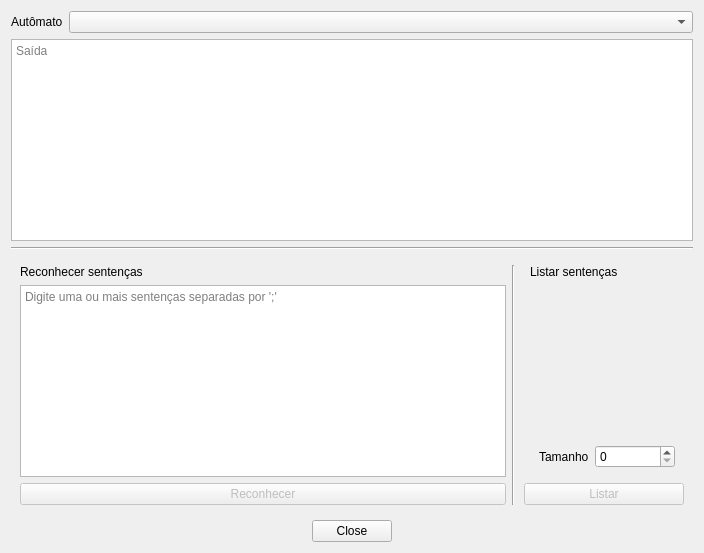
<?xml version="1.0" encoding="UTF-8"?>
<ui version="4.0">
 <class>automata_test_dialog</class>
 <widget class="QDialog" name="automata_test_dialog">
  <property name="geometry">
   <rect>
    <x>0</x>
    <y>0</y>
    <width>704</width>
    <height>553</height>
   </rect>
  </property>
  <property name="windowTitle">
   <string>Entrada</string>
  </property>
  <layout class="QGridLayout" name="gridLayout_2">
   <item row="2" column="0" colspan="2">
    <widget class="QTextBrowser" name="text_output">
     <property name="sizePolicy">
      <sizepolicy hsizetype="Expanding" vsizetype="Expanding">
       <horstretch>0</horstretch>
       <verstretch>0</verstretch>
      </sizepolicy>
     </property>
     <property name="focusPolicy">
      <enum>Qt::NoFocus</enum>
     </property>
     <property name="frameShape">
      <enum>QFrame::StyledPanel</enum>
     </property>
     <property name="frameShadow">
      <enum>QFrame::Sunken</enum>
     </property>
     <property name="sizeAdjustPolicy">
      <enum>QAbstractScrollArea::AdjustIgnored</enum>
     </property>
     <property name="documentTitle">
      <string/>
     </property>
     <property name="textInteractionFlags">
      <set>Qt::LinksAccessibleByKeyboard|Qt::LinksAccessibleByMouse|Qt::TextBrowserInteraction|Qt::TextSelectableByKeyboard|Qt::TextSelectableByMouse</set>
     </property>
     <property name="placeholderText">
      <string>Saída</string>
     </property>
    </widget>
   </item>
   <item row="4" column="0" colspan="2" alignment="Qt::AlignBottom">
    <widget class="QWidget" name="widget" native="true">
     <property name="sizePolicy">
      <sizepolicy hsizetype="Expanding" vsizetype="Expanding">
       <horstretch>0</horstretch>
       <verstretch>0</verstretch>
      </sizepolicy>
     </property>
     <property name="focusPolicy">
      <enum>Qt::StrongFocus</enum>
     </property>
     <layout class="QGridLayout" name="gridLayout">
      <item row="1" column="1" rowspan="3" colspan="2">
       <widget class="Line" name="line">
        <property name="orientation">
         <enum>Qt::Vertical</enum>
        </property>
       </widget>
      </item>
      <item row="3" column="3" colspan="2">
       <widget class="QPushButton" name="list_btn">
        <property name="enabled">
         <bool>false</bool>
        </property>
        <property name="sizePolicy">
         <sizepolicy hsizetype="Expanding" vsizetype="Expanding">
          <horstretch>0</horstretch>
          <verstretch>0</verstretch>
         </sizepolicy>
        </property>
        <property name="text">
         <string>Listar</string>
        </property>
       </widget>
      </item>
      <item row="3" column="0">
       <widget class="QPushButton" name="eval_btn">
        <property name="enabled">
         <bool>false</bool>
        </property>
        <property name="text">
         <string>Reconhecer</string>
        </property>
       </widget>
      </item>
      <item row="1" column="4">
       <widget class="QLabel" name="label_2">
        <property name="sizePolicy">
         <sizepolicy hsizetype="Expanding" vsizetype="Expanding">
          <horstretch>0</horstretch>
          <verstretch>0</verstretch>
         </sizepolicy>
        </property>
        <property name="text">
         <string>Listar sentenças</string>
        </property>
       </widget>
      </item>
      <item row="1" column="0">
       <widget class="QLabel" name="label">
        <property name="text">
         <string>Reconhecer sentenças</string>
        </property>
       </widget>
      </item>
      <item row="2" column="0">
       <widget class="QPlainTextEdit" name="sentence_input">
        <property name="sizePolicy">
         <sizepolicy hsizetype="Expanding" vsizetype="Preferred">
          <horstretch>2</horstretch>
          <verstretch>0</verstretch>
         </sizepolicy>
        </property>
        <property name="placeholderText">
         <string>Digite uma ou mais sentenças separadas por ';'</string>
        </property>
       </widget>
      </item>
      <item row="2" column="4" alignment="Qt::AlignBottom">
       <widget class="QWidget" name="widget_2" native="true">
        <property name="sizePolicy">
         <sizepolicy hsizetype="Preferred" vsizetype="Fixed">
          <horstretch>0</horstretch>
          <verstretch>0</verstretch>
         </sizepolicy>
        </property>
        <layout class="QHBoxLayout" name="horizontalLayout">
         <item>
          <widget class="QLabel" name="label_4">
           <property name="sizePolicy">
            <sizepolicy hsizetype="Preferred" vsizetype="Minimum">
             <horstretch>0</horstretch>
             <verstretch>0</verstretch>
            </sizepolicy>
           </property>
           <property name="text">
            <string>Tamanho</string>
           </property>
          </widget>
         </item>
         <item>
          <widget class="QSpinBox" name="size_input">
           <property name="sizePolicy">
            <sizepolicy hsizetype="Expanding" vsizetype="Minimum">
             <horstretch>0</horstretch>
             <verstretch>0</verstretch>
            </sizepolicy>
           </property>
           <property name="minimumSize">
            <size>
             <width>80</width>
             <height>0</height>
            </size>
           </property>
           <property name="showGroupSeparator" stdset="0">
            <bool>false</bool>
           </property>
           <property name="maximum">
            <number>999999999</number>
           </property>
          </widget>
         </item>
        </layout>
       </widget>
      </item>
     </layout>
    </widget>
   </item>
   <item row="3" column="0" colspan="2">
    <widget class="Line" name="line_2">
     <property name="orientation">
      <enum>Qt::Horizontal</enum>
     </property>
    </widget>
   </item>
   <item row="0" column="1">
    <widget class="QComboBox" name="fa_combo">
     <property name="sizePolicy">
      <sizepolicy hsizetype="Expanding" vsizetype="Fixed">
       <horstretch>0</horstretch>
       <verstretch>0</verstretch>
      </sizepolicy>
     </property>
    </widget>
   </item>
   <item row="0" column="0">
    <widget class="QLabel" name="label_3">
     <property name="sizePolicy">
      <sizepolicy hsizetype="Minimum" vsizetype="Preferred">
       <horstretch>0</horstretch>
       <verstretch>0</verstretch>
      </sizepolicy>
     </property>
     <property name="text">
      <string>Autômato</string>
     </property>
    </widget>
   </item>
   <item row="5" column="0" colspan="2">
    <widget class="QDialogButtonBox" name="buttonBox">
     <property name="locale">
      <locale language="Portuguese" country="Brazil"/>
     </property>
     <property name="standardButtons">
      <set>QDialogButtonBox::Close</set>
     </property>
     <property name="centerButtons">
      <bool>true</bool>
     </property>
    </widget>
   </item>
  </layout>
 </widget>
 <resources/>
 <connections>
  <connection>
   <sender>buttonBox</sender>
   <signal>accepted()</signal>
   <receiver>automata_test_dialog</receiver>
   <slot>accept()</slot>
   <hints>
    <hint type="sourcelabel">
     <x>340</x>
     <y>530</y>
    </hint>
    <hint type="destinationlabel">
     <x>351</x>
     <y>276</y>
    </hint>
   </hints>
  </connection>
  <connection>
   <sender>buttonBox</sender>
   <signal>rejected()</signal>
   <receiver>automata_test_dialog</receiver>
   <slot>reject()</slot>
   <hints>
    <hint type="sourcelabel">
     <x>380</x>
     <y>532</y>
    </hint>
    <hint type="destinationlabel">
     <x>351</x>
     <y>276</y>
    </hint>
   </hints>
  </connection>
 </connections>
</ui>
